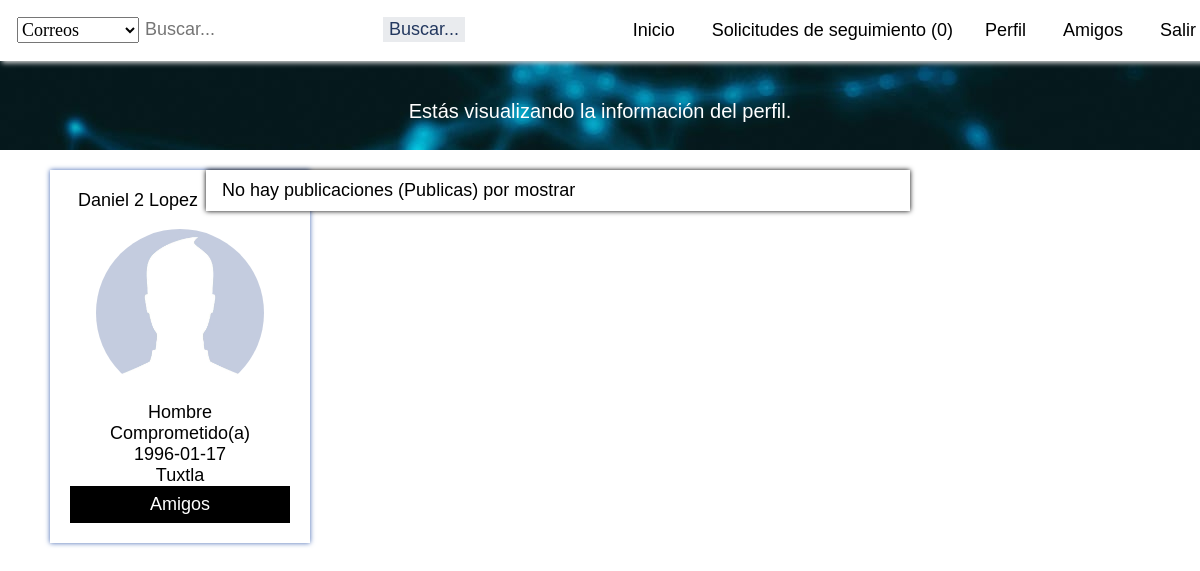
The app's page /profile.php?id=6 (signed in) with its own data.
### tables this page shows
CREATE TABLE `users` (
  `user_id` int(11) NOT NULL,
  `user_firstname` varchar(20) NOT NULL,
  `user_lastname` varchar(20) NOT NULL,
  `user_nickname` varchar(20) DEFAULT NULL,
  `user_password` varchar(255) NOT NULL,
  `user_email` varchar(255) NOT NULL,
  `user_gender` char(1) NOT NULL,
  `user_birthdate` date NOT NULL,
  `user_status` char(1) DEFAULT NULL,
  `user_about` text DEFAULT NULL,
  `user_hometown` varchar(255) DEFAULT NULL
);

### includes/profile.php (the view, shortened to what this page needs)
<?php
echo '<div class="profile">';
echo '<center>';
$row = mysqli_fetch_assoc($profilequery);
if(!empty($row['user_nickname']))
    echo $row['user_firstname'] . ' ' . $row['user_lastname'] . ' (' . $row['user_nickname'] . ')';
else
    echo $row['user_firstname'] . ' ' . $row['user_lastname'];
echo '<br>';
include 'includes/profile_picture.php';
echo '<br>';
if($row['user_gender'] == "M")
    echo 'Hombre';
else if($row['user_gender'] == "F")
    echo 'Mujer';
echo '<br>';
if(!empty($row['user_status'])){
    if($row['user_status'] == "S")
        echo 'Soltero(a)';
    else if($row['user_status'] == "E")
        echo 'Comprometido(a)';
    else if($row['user_status'] == "M")
        echo 'Casado(a)';
    echo '<br>';
}
echo $row['user_birthdate'];
if(!empty($row['user_hometown'])){
    echo '<br>';
    echo $row['user_hometown'];
}
if($flag == 1){
    echo '<br>';
    if(isset($row['friendship_status'])) {
        if($row['friendship_status'] == 1){
            echo '<form method="post">';
            echo '<input type="submit" value="Amigos" disabled="disabled" id="special">';
            echo '</form>';
        } else if ($row['friendship_status'] == 0){
            echo '<form method="post">';
            echo '<input type="submit" value="Solicitud pendiente" disabled="disabled" id="special">';
            echo '</form>';
        }
    } else {
        echo '<form method="post">';
        echo '<input type="submit" value="Enviar solicitud" name="request">';
        echo'</form>';
    }
}
echo'</div>';
?>

### resources/css/main.css (style rules this page uses)
body { margin: 0; font-family: Fontin, Arial, Verdana; font-size: 18px; background-color: #FFFFFF; }
input { font-family: Fontin, Arial, Verdana; width: 100%; font-size: 18px; padding: 2px; }
input[type=submit] { color: white; cursor: pointer; background-color: #23385f; border: none; padding: 8px; }
.container input[type=submit] { background-color: #000; }
input:disabled { cursor: auto; }

### profile.php (style rules this page uses)
.profile { margin-left: 50px; background-color: white; box-shadow: 0 0 5px #4267b2; width: 220px; padding: 20px; }

### records on screen
users: user_firstname "Daniel 2", user_lastname "Lopez", user_birthdate "1996-01-17", user_hometown "Tuxtla"

### other values on screen
$row['count'] "0"
